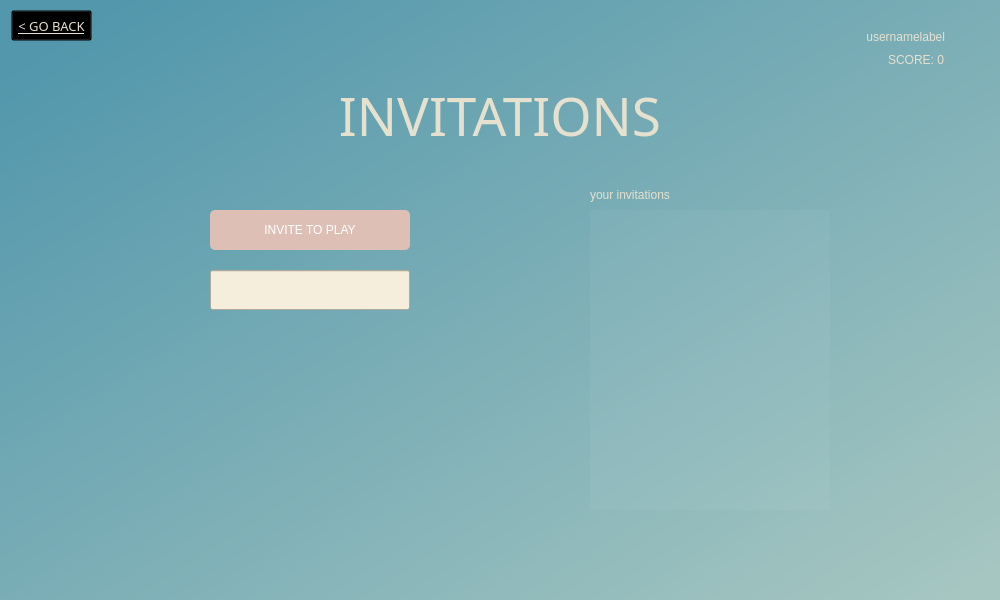
<?xml version="1.0" encoding="UTF-8"?>
<ui version="4.0">
 <class>Dialog</class>
 <widget class="QDialog" name="Dialog">
  <property name="geometry">
   <rect>
    <x>0</x>
    <y>0</y>
    <width>1000</width>
    <height>600</height>
   </rect>
  </property>
  <property name="windowTitle">
   <string>Dialog</string>
  </property>
  <widget class="QWidget" name="bgwidget" native="true">
   <property name="geometry">
    <rect>
     <x>0</x>
     <y>0</y>
     <width>1000</width>
     <height>600</height>
    </rect>
   </property>
   <property name="font">
    <font>
     <underline>false</underline>
    </font>
   </property>
   <property name="styleSheet">
    <string notr="true">QWidget#bgwidget{
background-color: qlineargradient(spread:pad, x1:0.0511364, y1:0.068, x2:0.813, y2:0.823864, stop:0 rgba(209, 107, 165, 255), stop:1 rgba(255, 255, 255, 255));
	background-color: qlineargradient(spread:pad, x1:0.142, y1:0.130818, x2:0.9375, y2:0.932, stop:0 rgba(10, 9, 16, 255), stop:1 rgba(73, 0, 126, 255));
	background-color: qlineargradient(spread:pad, x1:0.0454545, y1:0.125, x2:0.954545, y2:0.915, stop:0 rgba(186, 166, 165, 255), stop:1 rgba(222, 191, 181, 255));
	background-color: qlineargradient(spread:pad, x1:0.057, y1:0.0625, x2:0.988636, y2:0.96, stop:0 rgba(82, 151, 172, 255), stop:1 rgba(166, 198, 193, 255));
}
</string>
   </property>
   <widget class="QLabel" name="invitationslabel">
    <property name="geometry">
     <rect>
      <x>340</x>
      <y>80</y>
      <width>320</width>
      <height>71</height>
     </rect>
    </property>
    <property name="font">
     <font>
      <family>Century Gothic</family>
      <pointsize>40</pointsize>
      <weight>50</weight>
      <italic>false</italic>
      <bold>false</bold>
     </font>
    </property>
    <property name="styleSheet">
     <string notr="true">color: rgb(230, 224, 207);
font: 40pt &quot;Century Gothic&quot;;
</string>
    </property>
    <property name="text">
     <string>INVITATIONS</string>
    </property>
    <property name="alignment">
     <set>Qt::AlignCenter</set>
    </property>
   </widget>
   <widget class="QPushButton" name="invitetoplaybutton">
    <property name="geometry">
     <rect>
      <x>210</x>
      <y>210</y>
      <width>200</width>
      <height>40</height>
     </rect>
    </property>
    <property name="mouseTracking">
     <bool>false</bool>
    </property>
    <property name="styleSheet">
     <string notr="true">QPushButton{
border-radius:5px;
color: rgb(255, 255, 255);
font: 16pt &quot;Century Gothic&quot;;
background-color: rgb(222, 191, 181);
}

QPushButton:hover{
background-color: #b5debf;
}

</string>
    </property>
    <property name="text">
     <string>INVITE TO PLAY</string>
    </property>
   </widget>
   <widget class="QLabel" name="usernamelabel">
    <property name="geometry">
     <rect>
      <x>745</x>
      <y>25</y>
      <width>200</width>
      <height>23</height>
     </rect>
    </property>
    <property name="styleSheet">
     <string notr="true">color: rgb(117, 104, 104);
font: 14pt &quot;Century Gothic&quot;;
color: rgb(230, 224, 207);
</string>
    </property>
    <property name="text">
     <string>usernamelabel</string>
    </property>
    <property name="alignment">
     <set>Qt::AlignRight|Qt::AlignTrailing|Qt::AlignVCenter</set>
    </property>
   </widget>
   <widget class="QLabel" name="scorelabel">
    <property name="geometry">
     <rect>
      <x>744</x>
      <y>50</y>
      <width>200</width>
      <height>20</height>
     </rect>
    </property>
    <property name="styleSheet">
     <string notr="true">color: rgb(117, 104, 104);
font: 14pt &quot;MS Shell Dlg 2&quot;;
font: 13pt &quot;Century Gothic&quot;;
color: rgb(230, 224, 207);
</string>
    </property>
    <property name="text">
     <string>SCORE: 0</string>
    </property>
    <property name="alignment">
     <set>Qt::AlignRight|Qt::AlignTrailing|Qt::AlignVCenter</set>
    </property>
   </widget>
   <widget class="QPushButton" name="gobackbutton">
    <property name="geometry">
     <rect>
      <x>11</x>
      <y>10</y>
      <width>81</width>
      <height>31</height>
     </rect>
    </property>
    <property name="font">
     <font>
      <family>Century Gothic</family>
      <pointsize>10</pointsize>
      <weight>50</weight>
      <italic>false</italic>
      <bold>false</bold>
      <underline>true</underline>
     </font>
    </property>
    <property name="styleSheet">
     <string notr="true">color: rgb(230, 224, 207);
font: 10pt &quot;Century Gothic&quot;;
background-color:rgba(0,0,0,0);</string>
    </property>
    <property name="text">
     <string>&lt; GO BACK</string>
    </property>
   </widget>
   <widget class="QTableWidget" name="invitationstable">
    <property name="geometry">
     <rect>
      <x>590</x>
      <y>210</y>
      <width>240</width>
      <height>300</height>
     </rect>
    </property>
    <property name="styleSheet">
     <string notr="true">background-color: rgba(0, 0, 0, 0);
background-color: rgba(255, 255, 255, 10);
gridline-color: rgb(230, 224, 207);
font: 14pt &quot;Century Gothic&quot;;
color:rgb(230, 224, 207);
text-align: center;
color:rgb(222,191,181);
padding-left: 5px;
</string>
    </property>
    <property name="frameShape">
     <enum>QFrame::NoFrame</enum>
    </property>
    <property name="frameShadow">
     <enum>QFrame::Sunken</enum>
    </property>
    <property name="lineWidth">
     <number>1</number>
    </property>
    <property name="midLineWidth">
     <number>0</number>
    </property>
    <property name="editTriggers">
     <set>QAbstractItemView::NoEditTriggers</set>
    </property>
    <property name="alternatingRowColors">
     <bool>false</bool>
    </property>
    <property name="selectionMode">
     <enum>QAbstractItemView::NoSelection</enum>
    </property>
    <property name="textElideMode">
     <enum>Qt::ElideMiddle</enum>
    </property>
    <property name="showGrid">
     <bool>false</bool>
    </property>
    <property name="gridStyle">
     <enum>Qt::SolidLine</enum>
    </property>
    <property name="cornerButtonEnabled">
     <bool>false</bool>
    </property>
    <property name="rowCount">
     <number>0</number>
    </property>
    <property name="columnCount">
     <number>0</number>
    </property>
    <attribute name="horizontalHeaderVisible">
     <bool>false</bool>
    </attribute>
    <attribute name="horizontalHeaderMinimumSectionSize">
     <number>39</number>
    </attribute>
    <attribute name="verticalHeaderVisible">
     <bool>false</bool>
    </attribute>
    <attribute name="verticalHeaderMinimumSectionSize">
     <number>23</number>
    </attribute>
    <attribute name="verticalHeaderStretchLastSection">
     <bool>false</bool>
    </attribute>
   </widget>
   <widget class="QLabel" name="yourinvitationslabel">
    <property name="geometry">
     <rect>
      <x>590</x>
      <y>180</y>
      <width>191</width>
      <height>30</height>
     </rect>
    </property>
    <property name="styleSheet">
     <string notr="true">color: rgb(117, 104, 104);
font: 14pt &quot;Century Gothic&quot;;
color: rgb(230, 224, 207);
</string>
    </property>
    <property name="text">
     <string>your invitations</string>
    </property>
    <property name="alignment">
     <set>Qt::AlignLeading|Qt::AlignLeft|Qt::AlignVCenter</set>
    </property>
   </widget>
   <widget class="QLineEdit" name="usernamefield">
    <property name="geometry">
     <rect>
      <x>210</x>
      <y>270</y>
      <width>200</width>
      <height>40</height>
     </rect>
    </property>
    <property name="styleSheet">
     <string notr="true">background-color: rgb(230, 224, 207);
font: 13pt &quot;MS Shell Dlg 2&quot;;
background-color: rgb(245, 238, 220);</string>
    </property>
   </widget>
   <widget class="QPushButton" name="sendbutton">
    <property name="geometry">
     <rect>
      <x>420</x>
      <y>275</y>
      <width>30</width>
      <height>30</height>
     </rect>
    </property>
    <property name="font">
     <font>
      <family>MS Shell Dlg 2</family>
      <pointsize>14</pointsize>
      <weight>50</weight>
      <italic>false</italic>
      <bold>false</bold>
      <underline>true</underline>
     </font>
    </property>
    <property name="styleSheet">
     <string notr="true">QPushButton{
border-radius: 3px;
background-color:transparent;
}

QPushButton:hover{
background-color:rgba(225,225,225,30);
}</string>
    </property>
    <property name="text">
     <string/>
    </property>
    <property name="icon">
     <iconset>
      <normaloff>../pictures/send.png</normaloff>../pictures/send.png</iconset>
    </property>
    <property name="iconSize">
     <size>
      <width>20</width>
      <height>20</height>
     </size>
    </property>
   </widget>
   <widget class="QPushButton" name="closebutton">
    <property name="geometry">
     <rect>
      <x>460</x>
      <y>275</y>
      <width>30</width>
      <height>30</height>
     </rect>
    </property>
    <property name="font">
     <font>
      <family>MS Shell Dlg 2</family>
      <pointsize>14</pointsize>
      <weight>50</weight>
      <italic>false</italic>
      <bold>false</bold>
      <underline>true</underline>
     </font>
    </property>
    <property name="styleSheet">
     <string notr="true">QPushButton{
border-radius: 3px;
background-color:transparent;
}

QPushButton:hover{
background-color:rgba(225,225,225,30);
}</string>
    </property>
    <property name="text">
     <string/>
    </property>
    <property name="icon">
     <iconset>
      <normaloff>../pictures/X2.png</normaloff>../pictures/X2.png</iconset>
    </property>
    <property name="iconSize">
     <size>
      <width>25</width>
      <height>25</height>
     </size>
    </property>
   </widget>
   <widget class="QLabel" name="statuslabel">
    <property name="geometry">
     <rect>
      <x>130</x>
      <y>315</y>
      <width>360</width>
      <height>20</height>
     </rect>
    </property>
    <property name="styleSheet">
     <string notr="true">color: rgb(117, 104, 104);
font: 10pt &quot;MS Shell Dlg 2&quot;;</string>
    </property>
    <property name="text">
     <string/>
    </property>
    <property name="alignment">
     <set>Qt::AlignCenter</set>
    </property>
   </widget>
   <widget class="QLabel" name="detailslabel">
    <property name="geometry">
     <rect>
      <x>130</x>
      <y>335</y>
      <width>360</width>
      <height>20</height>
     </rect>
    </property>
    <property name="styleSheet">
     <string notr="true">color: rgb(117, 104, 104);
font: 10pt &quot;MS Shell Dlg 2&quot;;</string>
    </property>
    <property name="text">
     <string/>
    </property>
    <property name="alignment">
     <set>Qt::AlignCenter</set>
    </property>
   </widget>
   <widget class="QLabel" name="errorlabel">
    <property name="geometry">
     <rect>
      <x>80</x>
      <y>315</y>
      <width>460</width>
      <height>20</height>
     </rect>
    </property>
    <property name="styleSheet">
     <string notr="true">color: rgb(255, 0, 0);
font: 10pt &quot;MS Shell Dlg 2&quot;;</string>
    </property>
    <property name="text">
     <string/>
    </property>
    <property name="alignment">
     <set>Qt::AlignCenter</set>
    </property>
   </widget>
  </widget>
 </widget>
 <resources/>
 <connections/>
</ui>
